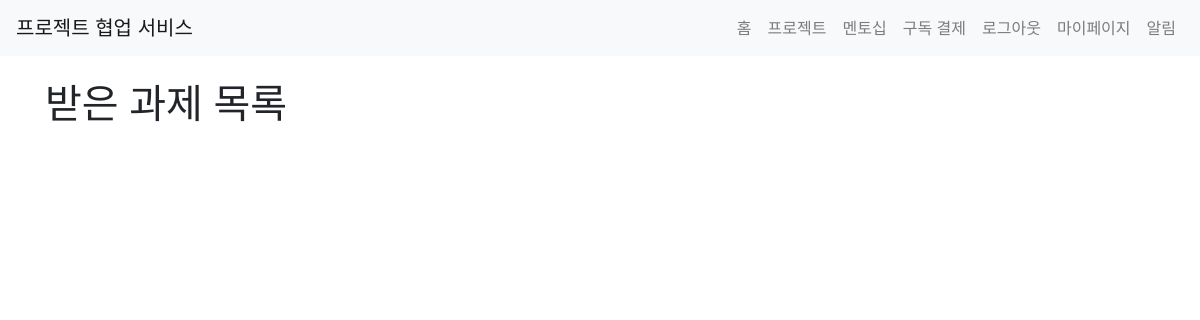
The app's page /mentorship/received_tasks (signed in), older data.
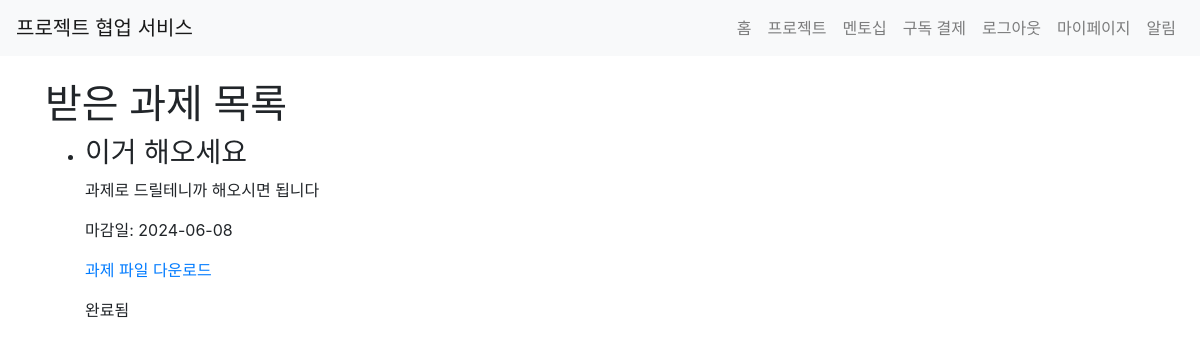
The same page, newer data.
### app/models.py (models this page shows)
class Assignment(db.Model):
    id = db.Column(db.Integer, primary_key=True)
    mentor_id = db.Column(db.Integer, db.ForeignKey('user.id'), nullable=False)
    mentee_id = db.Column(db.Integer, db.ForeignKey('user.id'), nullable=False)
    title = db.Column(db.String(100), nullable=False)
    description = db.Column(db.Text, nullable=False)
    deadline = db.Column(db.DateTime, nullable=False)
    completed = db.Column(db.Boolean, default=False)
    mentor = db.relationship('User', foreign_keys=[mentor_id], backref=db.backref('given_assignments', lazy=True))
    mentee = db.relationship('User', foreign_keys=[mentee_id], backref=db.backref('received_assignments', lazy=True))
    file = db.Column(db.String(255), nullable = True)

### app/views/mentorship.py (the view)
@bp.route('/received_tasks')
@login_required
def received_tasks():
    tasks = current_user.received_assignments
    form = SubmitTaskForm()
    return render_template('mentorship/received_tasks.html', tasks=tasks, form=form)

### app/__init__.py (called while the page is built)
@login_manager.user_loader
def load_user(user_id):
    if user_id is not None:
        return User.query.get(int(user_id))
    return None

### app/templates/mentorship/received_tasks.html
{% extends 'base.html' %}
{% block content %}
<h1>받은 과제 목록</h1>
<ul>
  {% for task in tasks %}
    <li>
      <h3>{{ task.title }}</h3>
      <p>{{ task.description }}</p>
      <p>마감일: {{ task.deadline.strftime('%Y-%m-%d') }}</p>
      {% if task.file %}
        <p><a href="{{ url_for('mentorship.download_file', filename=task.file) }}">과제 파일 다운로드</a></p>
      {% endif %}
      {% if not task.completed %}
        <form action="{{ url_for('mentorship.submit_task', task_id=task.id) }}" method="post" enctype="multipart/form-data">
          {{ form.hidden_tag() }}
          <div class="form-group">
            <label for="file">과제 파일 제출:</label>
            <input type="file" class="form-control-file" id="file" name="file" required>
          </div>
          <button type="submit" class="btn btn-primary">제출</button>
        </form>
      {% else %}
        <p>완료됨</p>
      {% endif %}
    </li>
  {% endfor %}
</ul>
{% endblock %}

Row changes from the older to the newer data that the page shows:
added Assignment: title "이거 해오세요", description "과제로 드릴테니까 해오시면 됩니다", deadline "2024-06-08", completed "완료됨"
